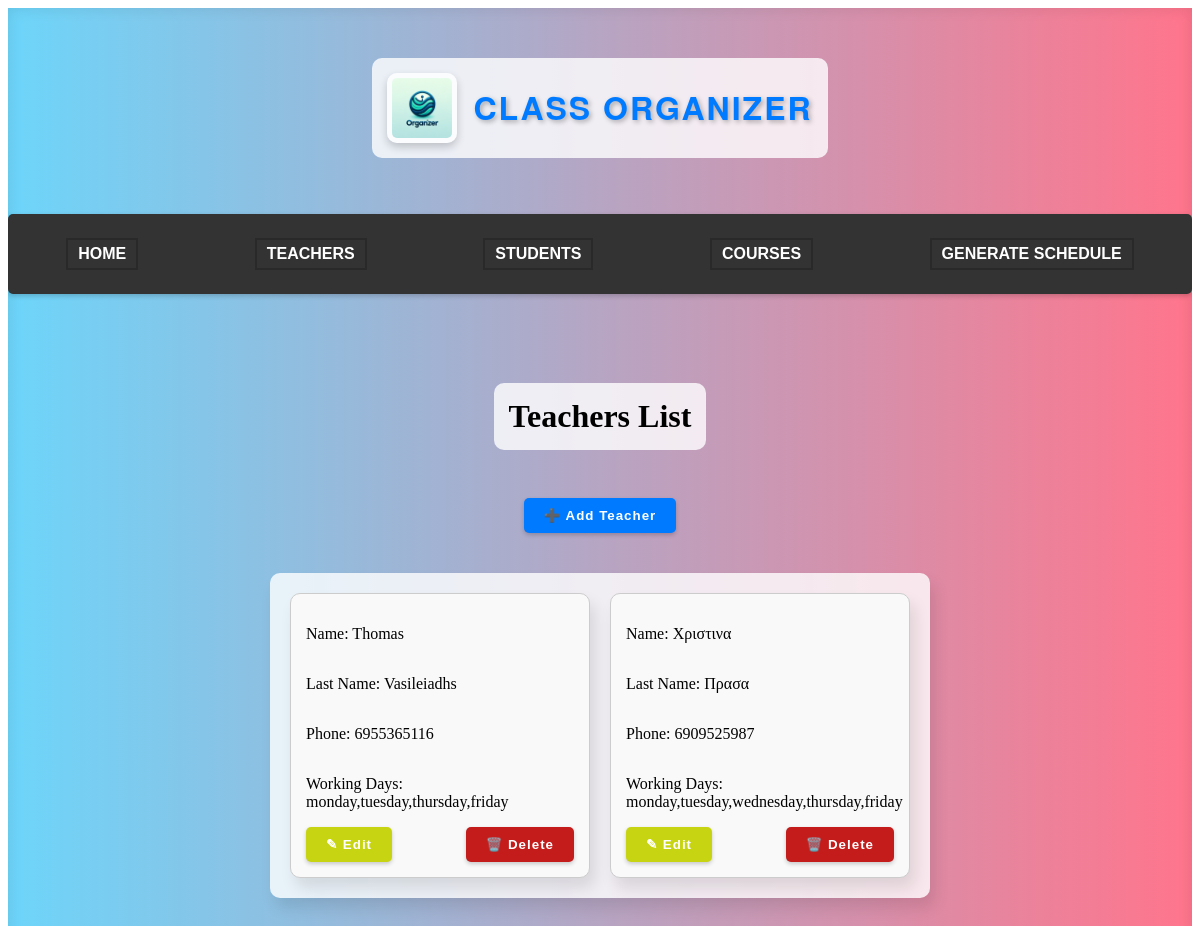
The page /classapp/teacher/ on the database as committed earlier.
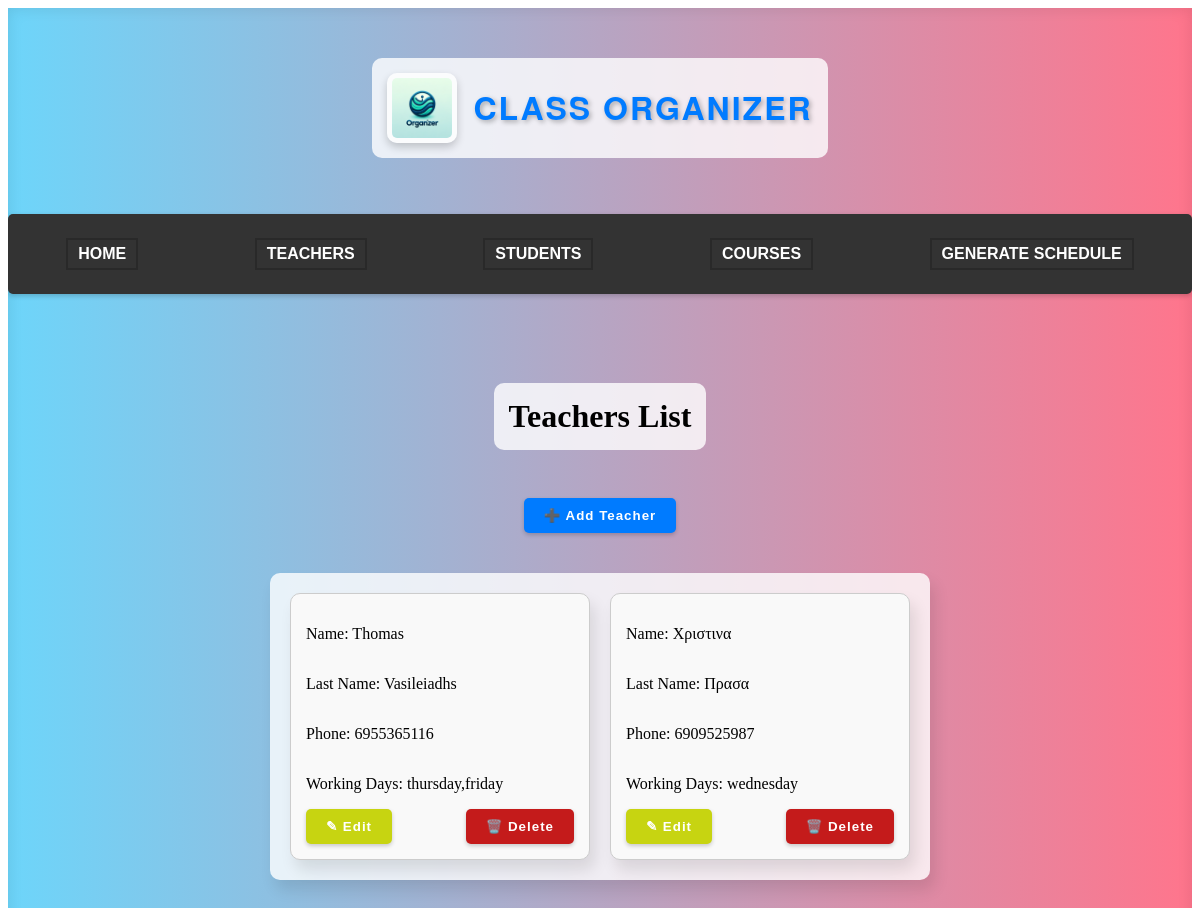
The same page on the database as committed later.
### classapp/models.py (models this page shows)
class Teacher(models.Model):
    teacher_id = models.AutoField(primary_key=True) #primary key
    name = models.CharField(max_length=50)
    last_name = models.CharField(max_length=50)
    phone = models.CharField(max_length=50)
    working_days = models.CharField(max_length=50, default='')

### classapp/views.py (the view, shortened to what this page needs)
# urls.py: path('teacher/', views.teacher, name='teacher'),
def teacher(request):
    data = Teacher.objects.all()
    context = {'data': data}
    return render(request, 'teacher.html', context)

### classapp/templates/teacher.html (shortened to what this page needs)
<!DOCTYPE html>
<html lang="en">
<head>
    {% load static %}
    <link rel="stylesheet" href=" {% static 'style.css' %} ">
</head>
<body>
    <div class="main-container">
        <header>
            <img src="{% static 'classorganizerlogo.png' %}" alt="Logo" class="logo">
            <h1 class="siteTitle">Class Organizer</h1>
        </header>
        <nav class="navbar">
            <ul class="navbar-nav">
                <li class="nav-item"><a href="{% url 'home' %}">Home</a></li>
                <li class="nav-item"><a href="{% url 'teacher' %}">Teachers</a></li>
                <li class="nav-item"><a href="{% url 'student' %}">Students</a></li>
                <li class="nav-item"><a href="{% url 'course' %}">Courses</a></li>
                <li class="nav-item"><a href="{% url 'schedule' %}">Generate Schedule</a></li>
            </ul>
        </nav>
        <h1>Teachers List</h1>
        <button class="add_teachers_btn" type="submit" onclick="window.location.href='addteacher/'">➕ Add Teacher</button>
        <div class="students-container">
            {% for teacher in data %}
            <div class="student-box">
                <p>Name: {{ teacher.name }}</p>
                <p>Last Name: {{ teacher.last_name }}</p>
                <p>Phone: {{ teacher.phone }}</p>
                <p>Working Days: {{ teacher.working_days }}</p>
                <div class="button-container">
                    <button class="edit_teacher_btn" type="button" onclick="window.location.href='{% url "editteacher" teacher.teacher_id %}'">✎ Edit</button>
                    <button class="delete_teacher_btn" type="button" onclick="window.location.href='{% url "deleteteacher" teacher.teacher_id %}'">🗑️ Delete</button>
                </div>
            </div>
            {% endfor %}
        </div>
</body>
</html>

### classapp/static/style.css (style rules this page uses)
.main-container { display: flex; flex-direction: column; justify-content: flex-start; align-items: center; height: 100vh; padding-top: 50px; background: linear-gradient(to right, #6DD5FA, #FF758C); box-shadow: inset 0 0 15px rgba(0, 0, 0, 0.1); overflow: auto; transition: all 0.3s ease; gap: 20px; }
.main-container > * { margin-bottom: 20px; padding: 15px; border-radius: 10px; background: rgba(255, 255, 255, 0.8); }
.navbar { background-color: #333; padding: 10px 0; margin-top: 1rem; width: 100%; margin-bottom: 3rem; box-shadow: 0 2px 5px rgba(0, 0, 0, 0.2); font-family: "Arial", sans-serif; border-radius: 5px; transition: background-color 0.3s ease-in-out; }
.navbar-nav { list-style: none; display: flex; justify-content: space-around; padding: 0; }
.nav-item { color: #fff; text-transform: uppercase; font-weight: bold; transition: color 0.3s ease-in-out, box-shadow 0.3s ease-in-out, transform 0.3s ease-in-out; box-shadow: 0 0 0 2px rgba(0, 0, 0, 0.2); }
.nav-item a { color: #fff; text-decoration: none; padding: 5px 10px; position: relative; display: inline-block; }
.nav-item a::after { content: ""; position: absolute; width: 0; height: 2px; background-color: #ff0000; bottom: 0; left: 50%; transition: width 0.3s ease, left 0.3s ease; }
header { display: flex; align-items: center; justify-content: space-between; padding: 20px; background-color: #333; color: #fff; }
.siteTitle { font-size: 2em; margin: 0; font-family: 'Helvetica Neue', sans-serif; color: #007BFF; text-shadow: 2px 2px 5px rgba(0, 0, 0, 0.3); text-transform: uppercase; letter-spacing: 2px; transition: all 0.3s ease; }
.siteTitle::after { content: ''; display: block; height: 2px; background: linear-gradient(to right, #6DD5FA, #FF758C); transition: width 0.3s ease; width: 0; }
.students-container { display: flex; flex-wrap: wrap; gap: 20px; padding: 20px; box-shadow: 5px 10px 15px rgba(0, 0, 0, 0.1); }
.student-box { border: 1px solid #ccc; padding: 15px; border-radius: 10px; background-color: #f9f9f9; width: 300px; box-sizing: border-box; box-shadow: 5px 10px 15px rgba(0, 0, 0, 0.1); display: flex; flex-direction: column; justify-content: space-between; }
.button-container { display: flex; justify-content: space-between; }

Rows that differ between the two databases and show on the page:
changed Teacher "Thomas": working_days "monday,tuesday,thursday,friday" → "thursday,friday"
changed Teacher "Χριστινα": working_days "monday,tuesday,wednesday,thursday,friday" → "wednesday"
